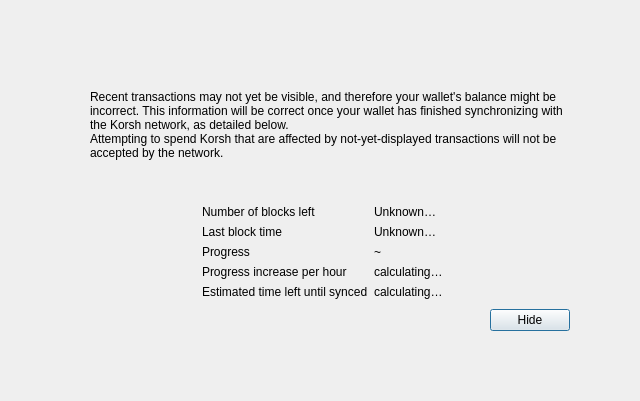
<?xml version="1.0" encoding="UTF-8"?>
<ui version="4.0">
 <class>ModalOverlay</class>
 <widget class="QWidget" name="ModalOverlay">
  <property name="geometry">
   <rect>
    <x>0</x>
    <y>0</y>
    <width>640</width>
    <height>401</height>
   </rect>
  </property>
  <property name="windowTitle">
   <string>Form</string>
  </property>
  <layout class="QVBoxLayout" name="verticalLayout" stretch="0">
   <property name="sizeConstraint">
    <enum>QLayout::SetDefaultConstraint</enum>
   </property>
   <property name="leftMargin">
    <number>0</number>
   </property>
   <property name="topMargin">
    <number>0</number>
   </property>
   <property name="rightMargin">
    <number>0</number>
   </property>
   <property name="bottomMargin">
    <number>0</number>
   </property>
   <item>
    <widget class="QWidget" name="bgWidget" native="true">
     <property name="styleSheet">
      <string notr="true"/>
     </property>
     <layout class="QVBoxLayout" name="verticalLayoutMain" stretch="0">
      <property name="leftMargin">
       <number>60</number>
      </property>
      <property name="topMargin">
       <number>60</number>
      </property>
      <property name="rightMargin">
       <number>60</number>
      </property>
      <property name="bottomMargin">
       <number>60</number>
      </property>
      <item>
       <widget class="QWidget" name="contentWidget" native="true">
        <property name="styleSheet">
         <string notr="true"/>
        </property>
        <layout class="QVBoxLayout" name="verticalLayoutSub" stretch="1,0,0,0,0">
         <property name="spacing">
          <number>0</number>
         </property>
         <property name="leftMargin">
          <number>10</number>
         </property>
         <property name="topMargin">
          <number>10</number>
         </property>
         <property name="rightMargin">
          <number>10</number>
         </property>
         <property name="bottomMargin">
          <number>10</number>
         </property>
         <item>
          <layout class="QHBoxLayout" name="horizontalLayoutIconText" stretch="0,1">
           <property name="topMargin">
            <number>20</number>
           </property>
           <item>
            <layout class="QVBoxLayout" name="verticalLayoutIcon">
             <property name="leftMargin">
              <number>0</number>
             </property>
             <item>
              <widget class="QLabel" name="warningIcon">
               <property name="text">
                <string/>
               </property>
              </widget>
             </item>
             <item>
              <spacer name="verticalSpacerWarningIcon">
               <property name="orientation">
                <enum>Qt::Vertical</enum>
               </property>
               <property name="sizeHint" stdset="0">
                <size>
                 <width>20</width>
                 <height>40</height>
                </size>
               </property>
              </spacer>
             </item>
            </layout>
           </item>
           <item>
            <layout class="QVBoxLayout" name="verticalLayoutInfoText">
             <property name="leftMargin">
              <number>0</number>
             </property>
             <property name="topMargin">
              <number>0</number>
             </property>
             <item>
              <widget class="QLabel" name="infoText">
               <property name="text">
                <string>Recent transactions may not yet be visible, and therefore your wallet's balance might be incorrect. This information will be correct once your wallet has finished synchronizing with the Korsh network, as detailed below.</string>
               </property>
               <property name="textFormat">
                <enum>Qt::RichText</enum>
               </property>
               <property name="wordWrap">
                <bool>true</bool>
               </property>
              </widget>
             </item>
             <item>
              <widget class="QLabel" name="infoTextStrong">
               <property name="text">
                <string>Attempting to spend Korsh that are affected by not-yet-displayed transactions will not be accepted by the network.</string>
               </property>
               <property name="textFormat">
                <enum>Qt::RichText</enum>
               </property>
               <property name="wordWrap">
                <bool>true</bool>
               </property>
              </widget>
             </item>
             <item>
              <spacer name="verticalSpacerInTextSpace">
               <property name="orientation">
                <enum>Qt::Vertical</enum>
               </property>
               <property name="sizeHint" stdset="0">
                <size>
                 <width>20</width>
                 <height>40</height>
                </size>
               </property>
              </spacer>
             </item>
            </layout>
           </item>
          </layout>
         </item>
         <item>
          <spacer name="verticalSpacerAfterText">
           <property name="orientation">
            <enum>Qt::Vertical</enum>
           </property>
           <property name="sizeHint" stdset="0">
            <size>
             <width>20</width>
             <height>40</height>
            </size>
           </property>
          </spacer>
         </item>
         <item>
          <layout class="QFormLayout" name="formLayout">
           <property name="fieldGrowthPolicy">
            <enum>QFormLayout::FieldsStayAtSizeHint</enum>
           </property>
           <property name="formAlignment">
            <set>Qt::AlignHCenter|Qt::AlignTop</set>
           </property>
           <property name="horizontalSpacing">
            <number>6</number>
           </property>
           <property name="verticalSpacing">
            <number>6</number>
           </property>
           <property name="topMargin">
            <number>10</number>
           </property>
           <item row="0" column="0">
            <widget class="QLabel" name="labelNumberOfBlocksLeft">
             <property name="text">
              <string>Number of blocks left</string>
             </property>
            </widget>
           </item>
           <item row="0" column="1">
            <widget class="QLabel" name="numberOfBlocksLeft">
             <property name="text">
              <string>Unknown…</string>
             </property>
            </widget>
           </item>
           <item row="1" column="0">
            <widget class="QLabel" name="labelLastBlockTime">
             <property name="text">
              <string>Last block time</string>
             </property>
            </widget>
           </item>
           <item row="1" column="1">
            <widget class="QLabel" name="newestBlockDate">
             <property name="sizePolicy">
              <sizepolicy hsizetype="Maximum" vsizetype="Preferred">
               <horstretch>0</horstretch>
               <verstretch>0</verstretch>
              </sizepolicy>
             </property>
             <property name="text">
              <string>Unknown…</string>
             </property>
            </widget>
           </item>
           <item row="2" column="0">
            <widget class="QLabel" name="labelSyncDone">
             <property name="text">
              <string>Progress</string>
             </property>
            </widget>
           </item>
           <item row="2" column="1">
            <layout class="QHBoxLayout" name="horizontalLayoutSync" stretch="0,1">
             <item>
              <widget class="QLabel" name="percentageProgress">
               <property name="text">
                <string notr="true">~</string>
               </property>
              </widget>
             </item>
            </layout>
           </item>
           <item row="4" column="0">
            <widget class="QLabel" name="labelProgressIncrease">
             <property name="text">
              <string>Progress increase per hour</string>
             </property>
            </widget>
           </item>
           <item row="4" column="1">
            <widget class="QLabel" name="progressIncreasePerH">
             <property name="text">
              <string>calculating…</string>
             </property>
            </widget>
           </item>
           <item row="5" column="0">
            <widget class="QLabel" name="labelEstimatedTimeLeft">
             <property name="text">
              <string>Estimated time left until synced</string>
             </property>
            </widget>
           </item>
           <item row="5" column="1">
            <widget class="QLabel" name="expectedTimeLeft">
             <property name="text">
              <string>calculating…</string>
             </property>
            </widget>
           </item>
          </layout>
         </item>
         <item>
          <layout class="QHBoxLayout" name="horizontalLayoutButtons">
           <property name="leftMargin">
            <number>10</number>
           </property>
           <property name="topMargin">
            <number>10</number>
           </property>
           <item>
            <spacer name="horizontalSpacer">
             <property name="orientation">
              <enum>Qt::Horizontal</enum>
             </property>
             <property name="sizeHint" stdset="0">
              <size>
               <width>40</width>
               <height>20</height>
              </size>
             </property>
            </spacer>
           </item>
           <item>
            <widget class="QPushButton" name="closeButton">
             <property name="text">
              <string>Hide</string>
             </property>
             <property name="shortcut">
              <string notr="true">Esc</string>
             </property>
             <property name="focusPolicy">
              <enum>Qt::StrongFocus</enum>
             </property>
             <property name="default">
              <bool>true</bool>
             </property>
            </widget>
           </item>
          </layout>
         </item>
         <item>
          <layout class="QVBoxLayout" name="verticalLayout_2">
           <item>
            <spacer name="verticalSpacer">
             <property name="orientation">
              <enum>Qt::Vertical</enum>
             </property>
             <property name="sizeHint" stdset="0">
              <size>
               <width>20</width>
               <height>40</height>
              </size>
             </property>
            </spacer>
           </item>
          </layout>
         </item>
        </layout>
       </widget>
      </item>
     </layout>
    </widget>
   </item>
  </layout>
 </widget>
 <resources/>
 <connections/>
</ui>
